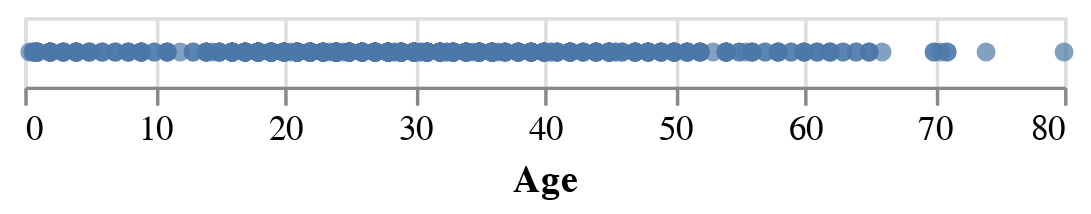

Notebook code for this chart:
### Markdown cell above
Kult, sant? 

Nå er alle avkrysningsmerkene våre spredt langs x-aksen i diagrammet vårt, der hvert avkrysningsmerke indikerer en gitt passasjers alder. 

Metoden `encode()` bygger en mapping mellom visuelle kodingskanaler (for eksempel `X`, `Y`, `farge`, `form`, `størrelse`, *etc.*) til felter i datasettet, som du får tilgang til ved hjelp av feltnavn. Altair tilbyr konstruksjonsmetoder for å definere kodingskanaler ved hjelp av en metodesyntaks, for eksempel `alt.X(«FieldName»)`. Vi kan også tilordne variabler til kanaler ved å bruke en annen syntaks, for eksempel `x = "Age"`, men første metodesyntaksen vi viste er nyttig for å tilpasse kodingen ytterligere, som vi skal se senere i dette kurset. 

Vi kan også eksperimentere med ulike geometriske former for å markere dataposisjonene i diagrammet vårt. La oss prøve med sirkler i stedet ved å bruke `Chart().mark_circle()`:

### Code cell
alt.Chart(titanic).mark_circle().encode(
    alt.X("Age")
)

### Figure 1 — Vega-Lite specification as saved in the notebook (floating-point values rounded to 4 significant figures; data arrays with more than 128 entries replaced by an {"elided": "..."} marker saying what was removed)
{"config": {"view": {"continuousWidth": 300, "continuousHeight": 300}}, "data": {"name": "data-2f197e4cae7380eb4d030be9f5f6b8b9"}, "mark": {"type": "circle"}, "encoding": {"x": {"field": "Age", "type": "quantitative"}}, "$schema": "https://vega.github.io/schema/vega-lite/v5.20.1.json", "datasets": {"data-2f197e4cae7380eb4d030be9f5f6b8b9": {"elided": "891 records"}}}
